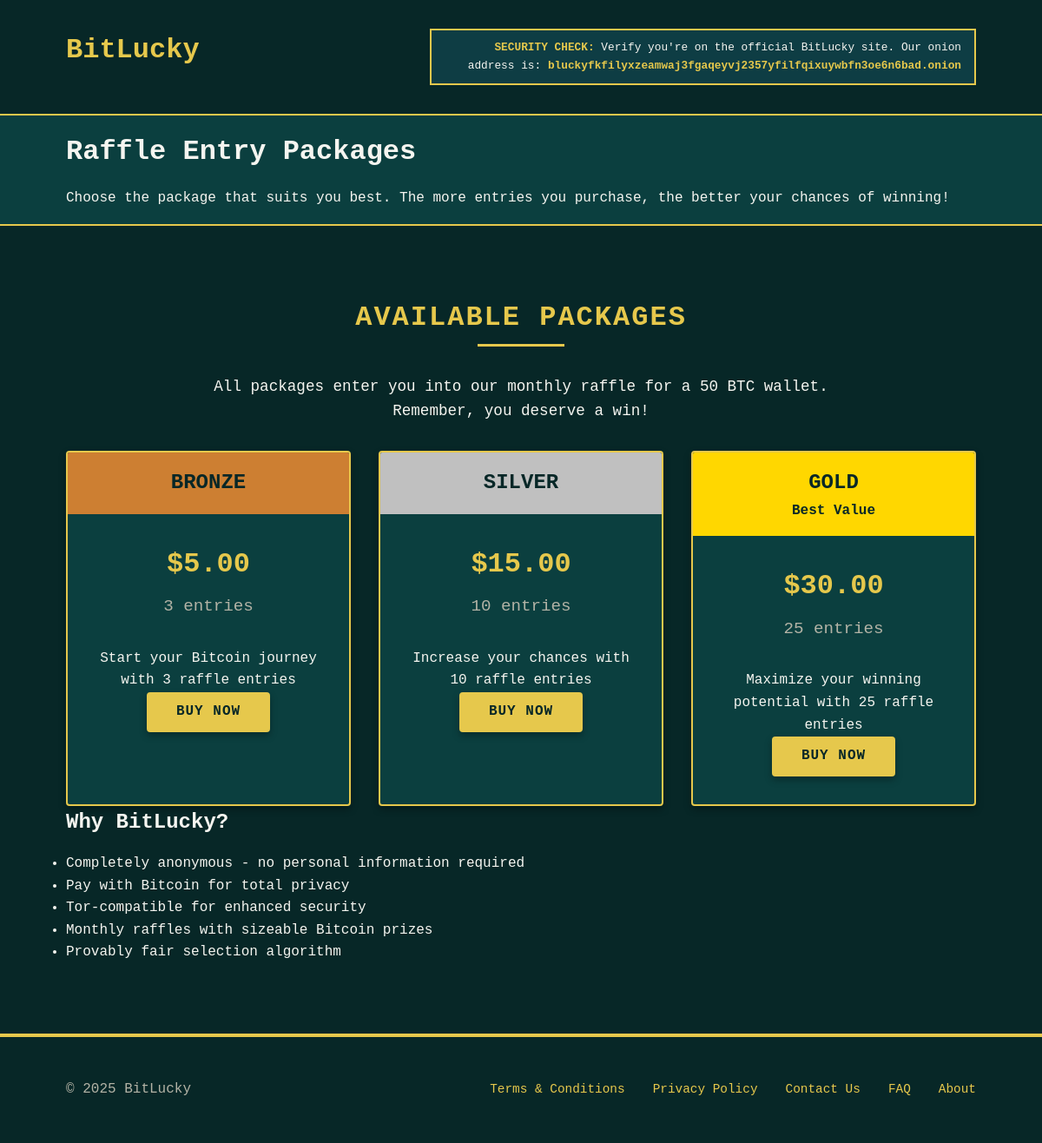
Page /packages on the committed database.
### models.py (models this page shows)
class SiteContent(db.Model):
    id = db.Column(db.Integer, primary_key=True)
    section = db.Column(db.String(64), nullable=False)  # e.g. 'hero', 'footer', etc.
    key = db.Column(db.String(64), nullable=False)  # e.g. 'title', 'subtitle', etc.
    value = db.Column(db.Text, nullable=False)
    description = db.Column(db.String(255), nullable=True)  # For admin UI

class Package(db.Model):
    id = db.Column(db.Integer, primary_key=True)
    name = db.Column(db.String(64), nullable=False)
    price = db.Column(db.Float, nullable=False)
    entries = db.Column(db.Integer, nullable=False)  # Number of raffle entries
    description = db.Column(db.Text, nullable=True)
    is_active = db.Column(db.Boolean, default=True)
    entries_purchased = db.relationship('Entry', backref='package', lazy=True)

### app.py (the view, shortened to what this page needs)
@app.route('/packages', methods=['GET', 'POST'])
def packages():
    packages = Package.query.filter_by(is_active=True).all()
    wallet_content = get_wallet_content()
    return render_template('packages.html', packages=packages, wallet_content=wallet_content)

### app.py (called while the page is built)
def get_wallet_content():
    wallet_content = {
        'bitcoin_address': 'bc1qxy2kgdygjrsqtzq2n0yrf2493p83kkfjhx0wlh',  # Default
        'prize_amount': '0.1',  # Default
        'next_raffle_date': 'April 23, 2025'  # Default
    }
    for key in wallet_content.keys():
        content = SiteContent.query.filter_by(section='wallet', key=key).first()
        if content:
            wallet_content[key] = content.value
    wallet_content.update(get_countdown_info())
    return wallet_content

### templates/packages.html (shortened to what this page needs)
<!DOCTYPE html>
<html lang="en">
<head>
    <link rel="stylesheet" href="{{ url_for('static', filename='css/styles.css') }}">
</head>
<body>
    <div class="logo-header">
        <div class="container">
            <div class="logo">
                <h1><a href="{{ url_for('index') }}">BitLucky</a></h1>
            </div>
            <div class="onion-verify">
                <strong>SECURITY CHECK:</strong> Verify you're on the official BitLucky site. Our onion address is: <strong>bluckyfkfilyxzeamwaj3fgaqeyvj2357yfilfqixuywbfn3oe6n6bad.onion</strong>
            </div>
        </div>
    </div>
    <header>
        <div class="container">
            <h1>Raffle Entry Packages</h1>
            <p>Choose the package that suits you best. The more entries you purchase, the better your chances of winning!</p>
        </div>
    </header>
    <section class="raffle-packages">
        <div class="container">
            <h2 class="section-title">Available Packages</h2>
            <p class="section-description">All packages enter you into our monthly raffle for a {{ wallet_content.prize_amount }} BTC wallet. Remember, you deserve a win!</p>
            <div class="packages-container">
                {% for package in packages %}
                    <div class="package-card">
                        <div class="package-header {{ package.name.lower() }}">
                            <h3>{{ package.name }}</h3>
                            {% if package.name == "Gold" %}
                                <div class="best-value">Best Value</div>
                            {% endif %}
                        </div>
                        <div class="package-content">
                            <p class="package-price">${{ "%.2f"|format(package.price) }}</p>
                            <p class="package-entries">{{ package.entries }} entries</p>
                            <p class="package-description">{{ package.description }}</p>
                            <a href="{{ url_for('package_detail', package_id=package.id) }}" class="buy-button">Buy Now</a>
                        </div>
                    </div>
                {% else %}
                    <p>No packages are currently available. Please check back later.</p>
                {% endfor %}
            </div>
            <div class="info-box">
                <h2>Why BitLucky?</h2>
                <ul>
                    <li>Completely anonymous - no personal information required</li>
                    <li>Pay with Bitcoin for total privacy</li>
                    <li>Tor-compatible for enhanced security</li>
                    <li>Monthly raffles with sizeable Bitcoin prizes</li>
                    <li>Provably fair selection algorithm</li>
                </ul>
            </div>
        </div>
    </section>
    <footer class="footer">
        <div class="container">
            <div class="footer-content">
                <p class="copyright">© 2025 BitLucky</p>
                <nav class="footer-nav">
                    <a href="{{ url_for('terms') }}" class="footer-link">Terms & Conditions</a>
                    <a href="{{ url_for('privacy') }}" class="footer-link">Privacy Policy</a>
                    <a href="{{ url_for('contact') }}" class="footer-link">Contact Us</a>
                    <a href="{{ url_for('faq') }}" class="footer-link">FAQ</a>
                    <a href="{{ url_for('about') }}" class="footer-link">About</a>
                </nav>
            </div>
        </div>
    </footer>
</body>
</html>

### static/css/styles.css (style rules this page uses)
:root { --color-bg: #0b3f3f; --color-accent: #e6c84c; --color-text: #f5f5f0; --color-dark: #072727; --color-light: #b3b3a6; --color-bronze: #cd7f32; --color-silver: #c0c0c0; --color-gold: #ffd700; --border-radius: 4px; --spacing-sm: 0.5rem; --spacing-md: 1rem; --spacing-lg: 2rem; --spacing-xl: 4rem; --font-family: 'Courier New', monospace; --box-shadow: 0 4px 8px rgba(0, 0, 0, 0.3); --border-style: 2px solid var(--color-accent); }
* { margin: 0; padding: 0; box-sizing: border-box; }
body { font-family: var(--font-family); background-color: var(--color-bg); color: var(--color-text); line-height: 1.6; }
.container { width: 90%; max-width: 1200px; margin: 0 auto; padding: var(--spacing-md); }
h1, h2, h3 { font-weight: bold; margin-bottom: var(--spacing-md); }
a { text-decoration: none; color: var(--color-accent); transition: all 0.3s ease; }
.section-title { text-align: center; font-size: 2rem; margin-bottom: var(--spacing-lg); text-transform: uppercase; letter-spacing: 2px; color: var(--color-accent); position: relative; padding-bottom: var(--spacing-sm); }
.section-title::after { content: ''; position: absolute; bottom: 0; left: 50%; transform: translateX(-50%); width: 100px; height: 3px; background-color: var(--color-accent); }
.raffle-packages { padding: var(--spacing-xl) 0; background-color: var(--color-dark); border-top: var(--border-style); border-bottom: var(--border-style); }
.packages-container { display: flex; justify-content: center; flex-wrap: wrap; gap: var(--spacing-lg); }
.package-card { flex: 1; min-width: 250px; max-width: 350px; background-color: var(--color-bg); border-radius: var(--border-radius); overflow: hidden; box-shadow: var(--box-shadow); transition: transform 0.3s ease; border: var(--border-style); }
.package-header { padding: var(--spacing-md); text-align: center; color: var(--color-dark); font-weight: bold; }
.package-header.bronze { background-color: var(--color-bronze); }
.package-header.silver { background-color: var(--color-silver); }
.package-header.gold { background-color: var(--color-gold); }
.package-header h3 { margin: 0; font-size: 1.5rem; text-transform: uppercase; }
.package-content { padding: var(--spacing-lg); text-align: center; }
.package-price { font-size: 2rem; font-weight: bold; margin-bottom: var(--spacing-sm); color: var(--color-accent); }
.package-entries { font-size: 1.2rem; color: var(--color-light); margin-bottom: var(--spacing-lg); }
.buy-button { display: inline-block; background-color: var(--color-accent); color: var(--color-dark); padding: var(--spacing-sm) var(--spacing-lg); border-radius: var(--border-radius); font-weight: bold; text-transform: uppercase; letter-spacing: 1px; box-shadow: var(--box-shadow); border: 2px solid var(--color-accent); transition: all 0.3s ease; }
.footer { background-color: var(--color-dark); padding: var(--spacing-lg) 0; border-top: var(--border-style); }
.footer-content { display: flex; flex-direction: column; align-items: center; gap: var(--spacing-md); }
.copyright { font-size: 1rem; color: var(--color-light); margin: 0; }
.footer-nav { display: flex; flex-wrap: wrap; justify-content: center; gap: var(--spacing-lg); }
.footer-link { color: var(--color-accent); font-size: 0.9rem; transition: all 0.3s ease; }
@media (min-width: 768px) { .footer-content { flex-direction: row; justify-content: space-between; } }
.onion-verify { background-color: #0E3D44; border: 2px solid var(--color-accent); color: var(--color-text); padding: 10px 15px; text-align: center; font-family: monospace; font-size: 0.9rem; margin-bottom: 15px; }
.onion-verify strong { color: var(--color-accent); font-weight: bold; }
.logo-header { padding: var(--spacing-md) 0; background-color: var(--color-dark); border-bottom: var(--border-style); }
.logo-header .container { display: flex; justify-content: space-between; align-items: center; }
.logo { text-align: left; }
.logo h1 a { color: var(--color-accent); text-decoration: none; transition: color 0.2s ease; }
.onion-verify { margin-bottom: 0; font-size: 0.8rem; max-width: 60%; text-align: right; }
.section-description { text-align: center; max-width: 800px; margin: 0 auto 2rem; font-size: 1.1rem; color: var(--color-light-alt); }

### rows in the picture
SiteContent: prize_amount "50"
Package: name "BRONZE", price "5.00", entries "3", description "Start your Bitcoin journey with 3 raffle entries"
Package: name "SILVER", price "15.00", entries "10", description "Increase your chances with 10 raffle entries"
Package: name "GOLD", shows "Best Value", price "30.00", entries "25", description "Maximize your winning potential with 25 raffle entries"
